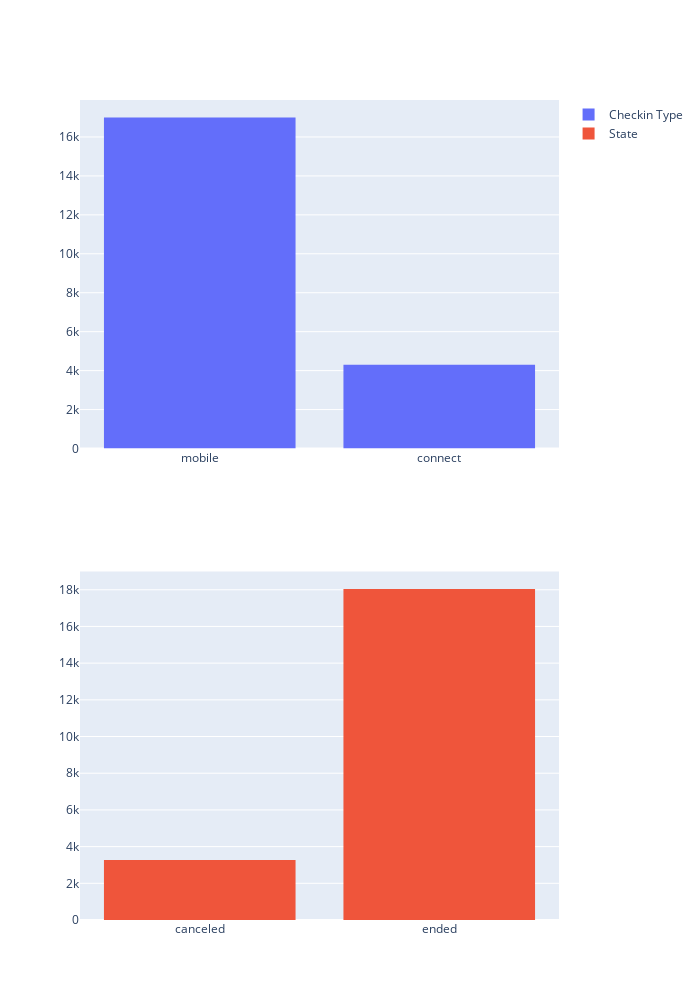

Notebook code for this chart:
### Code cell
fig = make_subplots(rows=2,cols=1)
fig.add_trace(
    go.Histogram(
        x = get_around_data['checkin_type'],
        name = 'Checkin Type'),
    row=1,
    col=1)

fig.add_trace(
    go.Histogram(
        x = get_around_data['state'],
        name = 'State'),
    row=2,
    col=1)

fig.update_layout(width=700,height=1000)
fig.show()

### Figure 1 — Plotly figure (JSON) as saved in the notebook; plotly's stock layout.template omitted (floating-point values rounded to 4 significant figures; data arrays with more than 128 entries replaced by an {"elided": "..."} marker saying what was removed)
{"data": [{"name": "Checkin Type", "type": "histogram", "x": {"elided": "21310 str values"}, "xaxis": "x", "yaxis": "y"}, {"name": "State", "type": "histogram", "x": {"elided": "21310 str values"}, "xaxis": "x2", "yaxis": "y2"}], "layout": {"height": 1000, "width": 700, "xaxis": {"anchor": "y", "domain": [0, 1]}, "xaxis2": {"anchor": "y2", "domain": [0, 1]}, "yaxis": {"anchor": "x", "domain": [0.575, 1]}, "yaxis2": {"anchor": "x2", "domain": [0, 0.425]}}}
